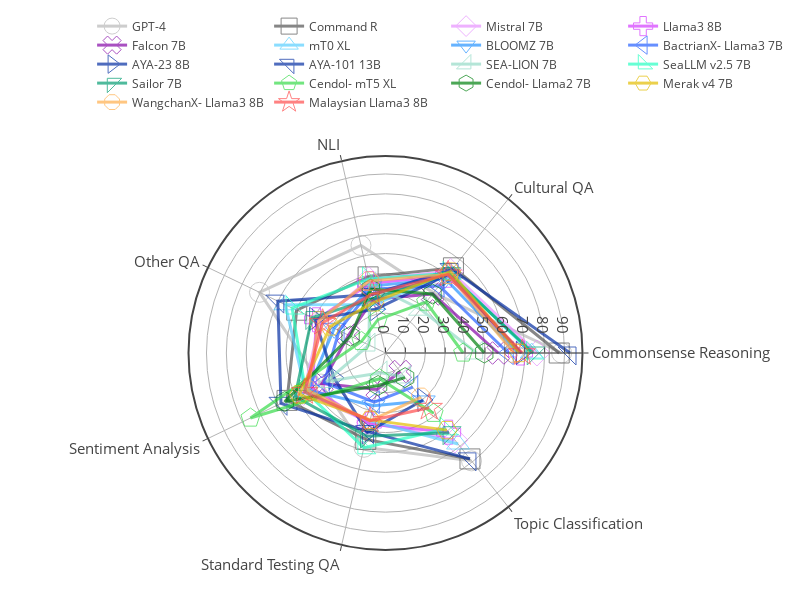

Notebook code for this chart:
### Markdown cell above
#### Per task

### Code cell
import plotly.express as px

fig = go.Figure()

for i, model in enumerate(model_to_index.keys()):
    if model not in df['model'].unique():
        continue
        
    pdf = df[(df['prompt_lang'] == 'eng') & (df['model'] == model)].groupby(['prompt_lang', 'task'])[['accuracy','macro_f1_score','weighted_f1_score']].mean().reset_index()
    fig.add_trace(go.Scatterpolar(
          r=pdf['weighted_f1_score'],
          theta=pdf["task"].unique(),
          fill='none',
          line=dict(color=model_to_individual_color[model], width=3),
          marker=dict(size=20, symbol=i+100),
          name=model_to_display_name[model],
          opacity=0.7,
    ))

# fig.update_layout(
#     template='plotly_white',
# )

fig.update_layout(
    template='none',
    width=800,
    height=600,
    margin=dict(l=50, r=50, t=50, b=50),
    font_size = 15,
    showlegend = True,
    polar = dict(
      angularaxis = dict(
        linewidth = 2,
        showline=True,
        linecolor='light gray'
      ),
      radialaxis = dict(
        side = "counterclockwise",
        showline = True,
        linewidth = 1,
        gridcolor = "light gray",
        gridwidth = 1,
      ),
    ),
    legend=dict(
        orientation="h",
        yanchor="bottom",
        y=1.1,
        xanchor="right",
        x=1.1,
        font_size=12,
    )
)

fig.write_image('../figures/nlu/weighted_f1_score_per_task.pdf')
fig.show()

### Figure 1 — Plotly figure (JSON) as saved in the notebook; plotly's stock layout.template omitted (floating-point values rounded to 4 significant figures)
{"data": [{"fill": "none", "line": {"color": "#b8b8b8", "width": 3}, "marker": {"size": 20, "symbol": 100}, "name": "GPT-4", "opacity": 0.7, "r": [88.55, 38.7, 55.45, 70.3, 35.98, 48.61, 69.37], "theta": ["Commonsense Reasoning", "Cultural QA", "NLI", "Other QA", "Sentiment Analysis", "Standard Testing QA", "Topic Classification"], "type": "scatterpolar"}, {"fill": "none", "line": {"color": "#545454", "width": 3}, "marker": {"size": 20, "symbol": 101}, "name": "Command R", "opacity": 0.7, "r": [87.33, 54.79, 39.26, 49.56, 54.95, 44.56, 68.11], "theta": ["Commonsense Reasoning", "Cultural QA", "NLI", "Other QA", "Sentiment Analysis", "Standard Testing QA", "Topic Classification"], "type": "scatterpolar"}, {"fill": "none", "line": {"color": "#e791ff", "width": 3}, "marker": {"size": 20, "symbol": 102}, "name": "Mistral 7B", "opacity": 0.7, "r": [76.13, 52.49, 37.88, 36.52, 45.67, 35.77, 55.97], "theta": ["Commonsense Reasoning", "Cultural QA", "NLI", "Other QA", "Sentiment Analysis", "Standard Testing QA", "Topic Classification"], "type": "scatterpolar"}, {"fill": "none", "line": {"color": "#d43bff", "width": 3}, "marker": {"size": 20, "symbol": 103}, "name": "Llama3 8B", "opacity": 0.7, "r": [67.85, 50.02, 35.8, 38.49, 40.86, 36.65, 50.92], "theta": ["Commonsense Reasoning", "Cultural QA", "NLI", "Other QA", "Sentiment Analysis", "Standard Testing QA", "Topic Classification"], "type": "scatterpolar"}, {"fill": "none", "line": {"color": "#8507a8", "width": 3}, "marker": {"size": 20, "symbol": 104}, "name": "Falcon 7B", "opacity": 0.7, "r": [56.67, 37.99, 27.75, 20.65, 35.45, 18.78, 11.92], "theta": ["Commonsense Reasoning", "Cultural QA", "NLI", "Other QA", "Sentiment Analysis", "Standard Testing QA", "Topic Classification"], "type": "scatterpolar"}, {"fill": "none", "line": {"color": "#59d0ff", "width": 3}, "marker": {"size": 20, "symbol": 105}, "name": "mT0 XL", "opacity": 0.7, "r": [73.5, 51.37, 25.06, 55.9, 44.61, 34.98, 58.52], "theta": ["Commonsense Reasoning", "Cultural QA", "NLI", "Other QA", "Sentiment Analysis", "Standard Testing QA", "Topic Classification"], "type": "scatterpolar"}, {"fill": "none", "line": {"color": "#2693ff", "width": 3}, "marker": {"size": 20, "symbol": 106}, "name": "BLOOMZ 7B", "opacity": 0.7, "r": [66.5, 47.92, 34.38, 28.6, 43.23, 27.19, 30.84], "theta": ["Commonsense Reasoning", "Cultural QA", "NLI", "Other QA", "Sentiment Analysis", "Standard Testing QA", "Topic Classification"], "type": "scatterpolar"}, {"fill": "none", "line": {"color": "#2660ff", "width": 3}, "marker": {"size": 20, "symbol": 107}, "name": "BactrianX-\nLlama3 7B", "opacity": 0.7, "r": [61.72, 43.23, 32.84, 25.9, 34.18, 25.35, 21.98], "theta": ["Commonsense Reasoning", "Cultural QA", "NLI", "Other QA", "Sentiment Analysis", "Standard Testing QA", "Topic Classification"], "type": "scatterpolar"}, {"fill": "none", "line": {"color": "#052fa3", "width": 3}, "marker": {"size": 20, "symbol": 108}, "name": "AYA-23 8B", "opacity": 0.7, "r": [68.27, 50.55, 22.55, 39.55, 28.74, 40.93, 30.18], "theta": ["Commonsense Reasoning", "Cultural QA", "NLI", "Other QA", "Sentiment Analysis", "Standard Testing QA", "Topic Classification"], "type": "scatterpolar"}, {"fill": "none", "line": {"color": "#052fa3", "width": 3}, "marker": {"size": 20, "symbol": 109}, "name": "AYA-101 13B", "opacity": 0.7, "r": [92.75, 53.65, 30.21, 60.09, 58.33, 40.53, 68.08], "theta": ["Commonsense Reasoning", "Cultural QA", "NLI", "Other QA", "Sentiment Analysis", "Standard Testing QA", "Topic Classification"], "type": "scatterpolar"}, {"fill": "none", "line": {"color": "#95dbc7", "width": 3}, "marker": {"size": 20, "symbol": 110}, "name": "SEA-LION 7B", "opacity": 0.7, "r": [45.84, 28.17, 35.7, 9.23, 33.01, 10.21, 15.43], "theta": ["Commonsense Reasoning", "Cultural QA", "NLI", "Other QA", "Sentiment Analysis", "Standard Testing QA", "Topic Classification"], "type": "scatterpolar"}, {"fill": "none", "line": {"color": "#26ffc2", "width": 3}, "marker": {"size": 20, "symbol": 111}, "name": "SeaLLM\nv2.5 7B", "opacity": 0.7, "r": [73.85, 51.21, 38.23, 52.13, 44.6, 48.86, 48.72], "theta": ["Commonsense Reasoning", "Cultural QA", "NLI", "Other QA", "Sentiment Analysis", "Standard Testing QA", "Topic Classification"], "type": "scatterpolar"}, {"fill": "none", "line": {"color": "#059e73", "width": 3}, "marker": {"size": 20, "symbol": 112}, "name": "Sailor 7B", "opacity": 0.7, "r": [74.28, 50.97, 27.98, 41.08, 50.48, 42.88, 51.26], "theta": ["Commonsense Reasoning", "Cultural QA", "NLI", "Other QA", "Sentiment Analysis", "Standard Testing QA", "Topic Classification"], "type": "scatterpolar"}, {"fill": "none", "line": {"color": "#37db4a", "width": 3}, "marker": {"size": 20, "symbol": 113}, "name": "Cendol-\nmT5 XL", "opacity": 0.7, "r": [39.04, 32.74, 17.19, 13.41, 75.34, 13.25, 38.78], "theta": ["Commonsense Reasoning", "Cultural QA", "NLI", "Other QA", "Sentiment Analysis", "Standard Testing QA", "Topic Classification"], "type": "scatterpolar"}, {"fill": "none", "line": {"color": "#018210", "width": 3}, "marker": {"size": 20, "symbol": 114}, "name": "Cendol-\nLlama2 7B", "opacity": 0.7, "r": [49.65, 37.91, 32.99, 19.5, 56.21, 16.74, 15.82], "theta": ["Commonsense Reasoning", "Cultural QA", "NLI", "Other QA", "Sentiment Analysis", "Standard Testing QA", "Topic Classification"], "type": "scatterpolar"}, {"fill": "none", "line": {"color": "#e3bd00", "width": 3}, "marker": {"size": 20, "symbol": 115}, "name": "Merak v4 7B", "opacity": 0.7, "r": [67.25, 52.35, 26.13, 30.77, 48.01, 34.49, 49.6], "theta": ["Commonsense Reasoning", "Cultural QA", "NLI", "Other QA", "Sentiment Analysis", "Standard Testing QA", "Topic Classification"], "type": "scatterpolar"}, {"fill": "none", "line": {"color": "#ffaf4d", "width": 3}, "marker": {"size": 20, "symbol": 116}, "name": "WangchanX-\nLlama3 8B", "opacity": 0.7, "r": [64.61, 50.63, 37.09, 37.19, 43.3, 35.03, 28.54], "theta": ["Commonsense Reasoning", "Cultural QA", "NLI", "Other QA", "Sentiment Analysis", "Standard Testing QA", "Topic Classification"], "type": "scatterpolar"}, {"fill": "none", "line": {"color": "#ff4d4d", "width": 3}, "marker": {"size": 20, "symbol": 117}, "name": "Malaysian\nLlama3 8B", "opacity": 0.7, "r": [68.79, 50.56, 30.3, 35.07, 45.18, 34.93, 35.18], "theta": ["Commonsense Reasoning", "Cultural QA", "NLI", "Other QA", "Sentiment Analysis", "Standard Testing QA", "Topic Classification"], "type": "scatterpolar"}], "layout": {"font": {"size": 15}, "height": 600, "legend": {"font": {"size": 12}, "orientation": "h", "x": 1.1, "xanchor": "right", "y": 1.1, "yanchor": "bottom"}, "margin": {"b": 50, "l": 50, "r": 50, "t": 50}, "polar": {"angularaxis": {"linecolor": "light gray", "linewidth": 2, "showline": true, "type": "category"}, "radialaxis": {"autorange": true, "gridcolor": "light gray", "gridwidth": 1, "linewidth": 1, "range": [0, 99.04], "showline": true, "side": "counterclockwise", "type": "linear"}}, "showlegend": true, "width": 800}}
